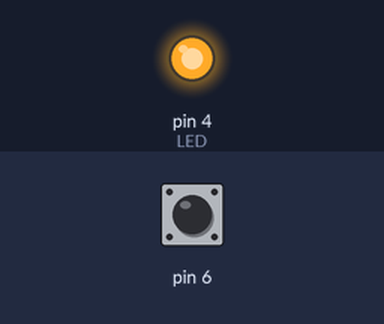
The sketch below on a simulated Arduino Uno, built with avr-gcc and run on an emulated ATmega328P. Parts: output pins drawn as LEDs (lit = HIGH). Dashed ring = blinking. The test bench sets the inputs (shaded band); at power-on: pin 6 HIGH.

Above: at 1.2 s.
1.3 s: pin 6 pulsed LOW 5 times (0.12 s each, 0.3 s apart)
At 1.88 s:
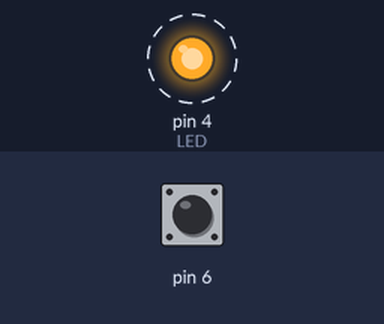
At 4.1 s:
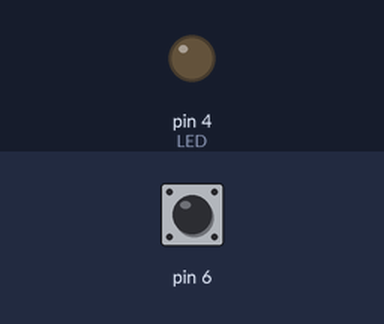
Timing chart, 0 to 5.6 s (numbered marks = the images above; inputs shaded):
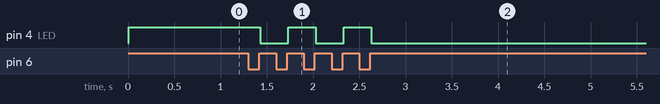

The sketch:

Sketch2_2.ino
```cpp
// Sketch2_2.inp
int btnStatus;  // 直前のボタンの状態を記憶

void setup() {
  pinMode(6, INPUT);   // ボタン
  pinMode(4, OUTPUT);  // LED
}

void loop() {
  if (digitalRead(6) == LOW) {
    btnStatus = LOW;  // 直前のボタン状態をLOWで記録
  } else {
    delay(10);
    // ボタンが押されたら10ミリ秒待って再度確認
    // 直前までボタンが押されていなかったことを確認
    if (digitalRead(6) == HIGH && btnStatus == LOW) {
      // LEDの表示状態を読み込んで反転させる
      digitalWrite(4, !digitalRead(4));
      btnStatus = HIGH;  // 直前のボタン状態をHIGHで記録
    }
  }
}
```

Measured:
- after the input at 1.3 s, pin 4 (LED): alternates HIGH for 0.30 s and LOW for 0.30 s, 5 changes in all, then stays LOW, starting after 0.13 s
